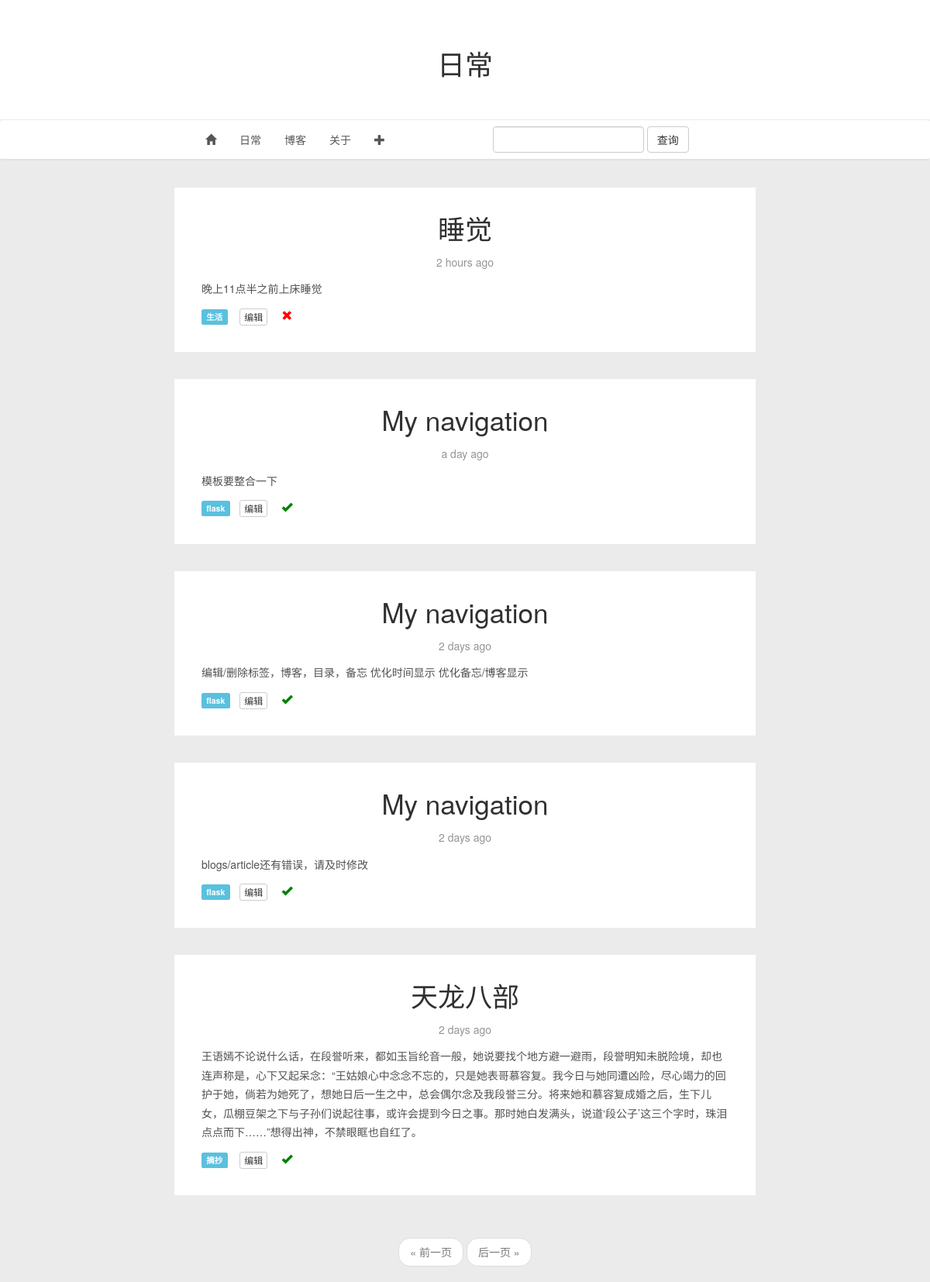
The page /daily on the database as committed earlier.
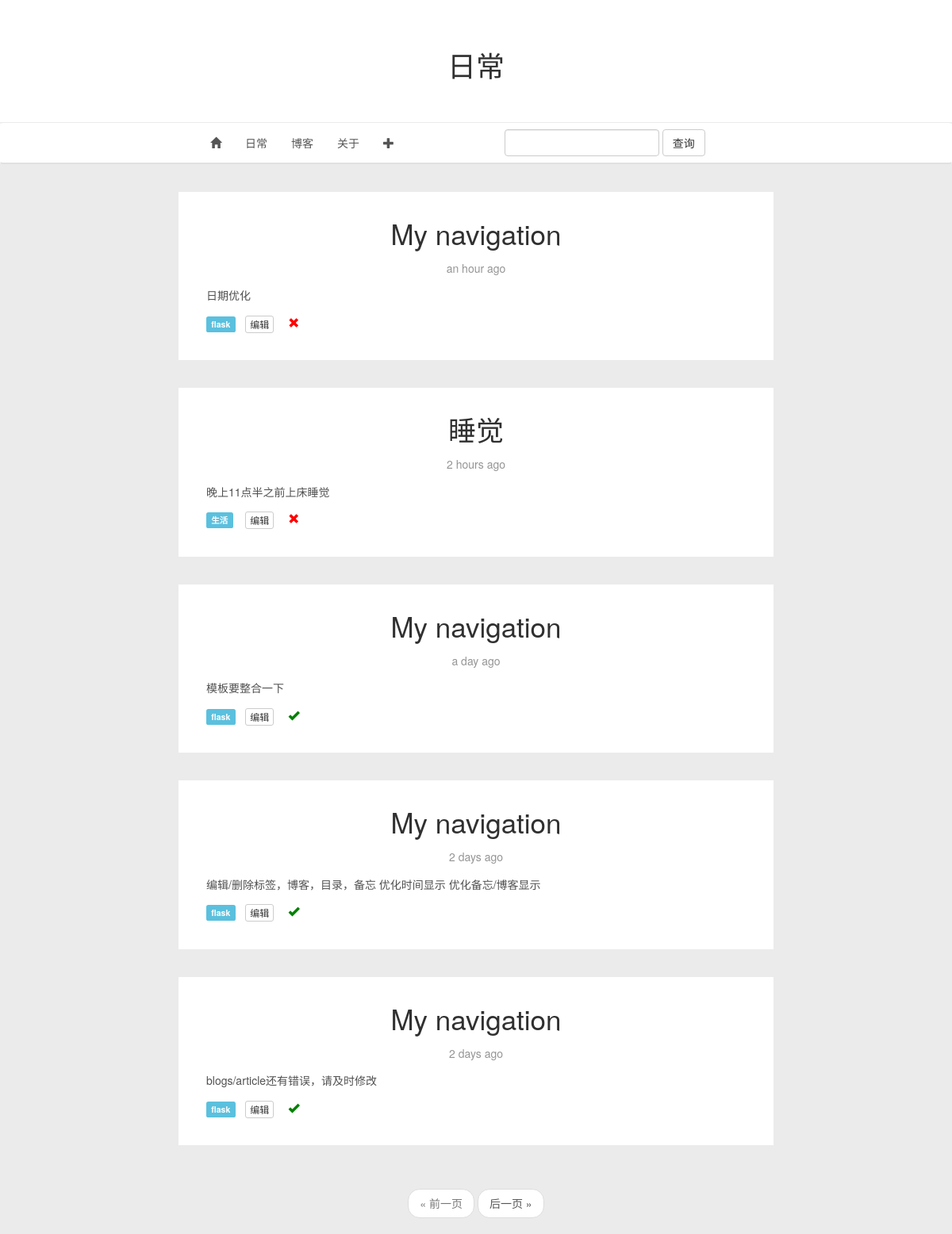
The same page on the database as committed later.
### app/models.py (models this page shows, shortened)
class Item(db.Model):
	__tablename__ = 'items'
	id = db.Column(db.Integer, primary_key = True)
	name = db.Column(db.String, index = True)
	tag_id = db.Column(db.Integer, db.ForeignKey('tags.id'))
	timestamp = db.Column(db.DateTime,index=True,default=datetime.now)
	flags = db.Column(db.SmallInteger)								   # 16 bits integer, now 0 means not abandoned 2016.03.04 12:59:26
	text = db.Column(db.Text)

class Tag(db.Model):
	__tablename__ = 'tags'
	id = db.Column(db.Integer, primary_key = True)
	name = db.Column(db.String, unique = True)
	items = db.relationship('Item', backref = 'tag')

### app/main/views.py (the view)
@main.route('/daily',methods=['GET','POST'])
def daily():
	form = QueryItemForm()
	if form.validate_on_submit():
		items = Item.query.filter_by(name=form.item_name.data).order_by(Item.timestamp.desc()).all()
		return render_template('daily.html',items=items,form=form,categories = Category.query.all())
	page = request.args.get('page',1,type=int)
	pagination = Item.query.order_by(Item.timestamp.desc()).paginate(page,per_page=current_app.config['FLASKY_POSTS_PER_PAGE'],error_out=False)
	items = pagination.items
	return render_template('daily.html',title=u"日常",items=items,form=form,pagination=pagination,categories = Category.query.all())

### app/main/forms.py
class QueryItemForm(Form):
	item_name = StringField('',\
		validators=[Required()])
	submit = SubmitField(u'查询')

### app/templates/daily.html (shortened to what this page needs)
{% extends "new_base.html" %}
{% import "bootstrap/wtf.html" as wtf %}
{% block head%}
{{super()}}
{% endblock%}
{%block nav%}
<li role="presentation"><a href={{url_for('main.daily')}}>日常</a></li>
<li role="presentation"><a href={{url_for('main.category',cat_id=0)}}>博客</a></li>
<li role="presentation"><a href={{url_for('main.about')}}>关于</a></li>
<li role="presentation" class="dropdown">
	<a class="dropdown-toggle" data-toggle="dropdown" role="button" aria-haspopup="true" aria-expanded="false"><span class="glyphicon glyphicon-plus" aria-hidden="true"></span></a>
</li>
<li>
	<div class="form-inline" style="padding-top:8px;padding-left:120px;">
	{{wtf.quick_form(form)}}
	</div>
</li>
{%endblock%}
{% block body %}
	{{super()}}
	{% if items %}
	{% for item in items %}
	<section class="content-wrap">
		<div class="container">
			<div class="row">
				<main class="col-md-8 col-md-offset-2 main-content">
					<article id="2" class="post tag-https">
						<header class="post-head">
							<a href={{url_for('main.item',item_id=item.id)}}><h1 class="post-title">{{ item.name }}</h1></a>
							<section class="post-meta">
							<p>{{ moment(item.timestamp).fromNow(refresh=True) }}</p>
							</section>
						</header>
						<div style="padding-bottom:10px;">
							<p>{{ item.text }}</p>
				   			<div class="row">
    							<div class="col-sm-1">
									<a href={{url_for('main.tag',tag_id=item.tag.id)}}><p><span class="label label-info">{{ item.tag.name }}</span></p></div>
								<div class="col-sm-1" style="padding-left:5px;">
									<a href={{url_for('main.edit_item',item_id=item.id)}} class="btn btn-default btn-xs" role="button">编辑</a>
								</div>
								<div class="col-sm-1" style="padding-left:0;">
									{% if item.flags %}
									<span class="glyphicon glyphicon-ok" aria-hidden="true" style="color:green"></span>
									{% else %}
									<span class="glyphicon glyphicon-remove" aria-hidden="true" style="color:red"></span>
									{% endif %}
								</div>
							</div>
						</div>
					</article>
				</main>
			</div>
		</div>
	</section>
	{% endfor %}
	{% if pagination %}
	<div class="pagination my-page-my">
		{{macros.pagination_widget(pagination,'main.daily')}}
	</div>
	{% endif %}
	{% endif %}
{% endblock %}

### app/templates/new_base.html (shortened to what this page needs)
{% extends "base.html" %}
{% import "bootstrap/wtf.html" as wtf %}
{% import "_macros.html" as macros %}
{% block head %}
	<link href={{ url_for('static',filename='new_base.css') }} rel="stylesheet">
{% endblock %}
{% block body %}
<header class="main-header">
<div class="container">
	<div class="row">
		<div class="col-sm-12"><h1>{{title}}</h1></div>
	</div>
</div>
</header>
<nav class="navbar main-navigation">
  <div class="container-fluid">
    <div class="collapse navbar-collapse" style="float:none;" id="bs-example-navbar-collapse-1">
    	<div style="margin:0 auto; width:700px;">
    		<ul class="nav navbar-nav">
				<li role="presentation"><a href={{url_for('main.index')}}><span class="glyphicon glyphicon-home" aria-hidden="true"></span></a></li>
				{%block nav%}{%endblock%}
			</ul>
		</div>
 	</div>
  </div>
</nav>
{% endblock %}

### app/templates/base.html (shortened to what this page needs)
<!DOCTYPE HTML>
<html lang="zh-CN">
<head>
  	<link href={{ url_for('static',filename='bootstrap/css/bootstrap.min.css') }} rel="stylesheet">
	{% block head %}{% endblock %}
</head>
<body>
    {% block body %}{% endblock %}
</body>
</html>

### app/templates/_macros.html
{% macro pagination_widget(pagination, endpoint, fragment='') %}
<nav>
<ul class="pager">
    <li {% if not pagination.has_prev %} class="disabled"{% endif %}>
        <a href="{% if pagination.has_prev %}{{ url_for(endpoint, page=pagination.prev_num, **kwargs) }}{{ fragment }}{% else %}#{% endif %}">
           <span aria-hidden="true"> &laquo;</span> 前一页
        </a>
    </li>
    <li{% if not pagination.has_next %} class="disabled"{% endif %}>
        <a href="{% if pagination.has_next %}{{ url_for(endpoint, page=pagination.next_num, **kwargs) }}{{ fragment }}{% else %}#{% endif %}">后一页
            <span aria-hidden="true">&raquo;</span>
        </a>
    </li>
</ul>
</nav>
{% endmacro %}

### app/static/new_base.css (style rules this page uses)
body { color:#505050; line-height:1.75em; background:#ebebeb; position:relative; font-family:"Helvetica Neue", Helvetica, Arial, "Hiragino Sans GB", "Hiragino Sans GB W3", "WenQuanYi Micro Hei", "Microsoft YaHei UI", "Microsoft YaHei", sans-serif; }
.main-header { text-align:center; padding:42px 0; background:#ffffff; }
.main-navigation { text-align:center; background:#ffffff; border-top:1px solid #ebebeb; margin-bottom:35px; border-bottom:2px solid #e1e1e1; }
.post { padding:35px; padding-bottom:15px; background:#ffffff; margin-bottom:35px; position:relative; overflow:hidden; }
.post .post-head { text-align:center; }
.post .post-head .post-title { margin:0; font-size:2.5em; line-height:1em; }
.post .post-head .post-meta { color:#959595; margin:14px 0 0px; }
h1,h2,h3,h4,h5,h6 { font-weight:400; color:#303030; }
a { color:#555; }

### app/templates/base.html (style rules this page uses)
article, aside, details, figcaption, figure, footer, header, hgroup, menu, nav, section { display: block; }

### app/templates/new_base.html (style rules this page uses)
.my-page-my { display:block; }

### app/templates/daily.html (style rules this page uses)
.my-page-my { display:block; }

Rows that differ between the two databases and show on the page:
no longer on this page (row unchanged): Item: name "天龙八部", timestamp "2 days ago", text "王语嫣不论说什么话，在段誉听来，都如玉旨纶音一般，她说要找个地方避一避雨，段誉明知未脱险境，却也连声称是，心下又起呆念：“王姑娘心中念念不忘的，只是她表哥慕容复。我今日与她同遭凶险，尽心竭力的回护于她，倘若为她死了，想她日后一生之中，总会偶尔念及我段誉三分。将来她和慕容复成婚之后，生下儿女，瓜棚豆架之下与子孙们说起往事，或许会提到今日之事。那时她白发满头，说道‘段公子’这三个字时，珠泪点点而下……”想得出神，不禁眼眶也自红了。", tag.name "摘抄", flags 1 (drawn)
added Item: name "My navigation", timestamp "an hour ago", text "日期优化", tag.name "flask", flags 0 (drawn)
